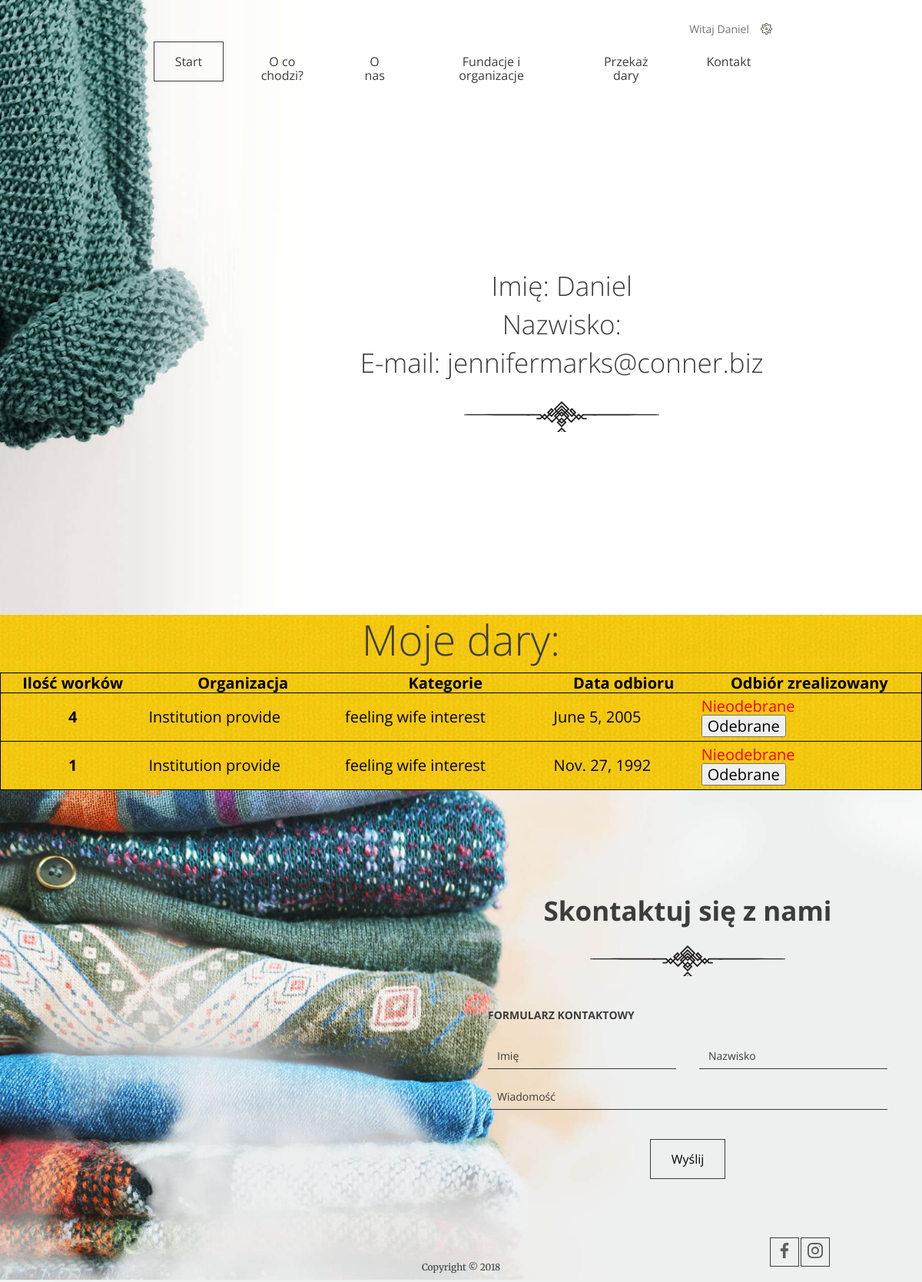
Page /user/7 on the committed database.
### charity/models.py (models this page shows)
class Donation(models.Model):
    class Meta:
        ordering = ["is_taken"]
    quantity = models.IntegerField()
    categories = models.ManyToManyField(Category)
    institution = models.ForeignKey(Institution, on_delete=models.DO_NOTHING)
    address = models.CharField(max_length=512)
    phone_number = models.IntegerField()
    city = models.CharField(max_length=64)
    zip_code = models.CharField(max_length=5)
    pick_up_date = models.DateField()
    pick_up_time = models.TimeField()
    pick_up_comment = models.TextField(null=True)
    user = models.ForeignKey(User, on_delete=models.DO_NOTHING, default=None, null=True)
    is_taken = models.BooleanField(default=False)

class Institution(models.Model):
    name = models.CharField(max_length=256)
    description = models.TextField()
    type = models.IntegerField(choices=INSTITUTION_TYPES, default=1)
    categories = models.ManyToManyField(Category)
    def __str__(self):
        return self.name

class Category(models.Model):
    name = models.CharField(max_length=64)
    def __str__(self):
        return self.name

### charity/views.py (the view, shortened to what this page needs)
# urls.py: path('user/<int:user_id>', UserProfileView.as_view()),
class UserProfileView(View):
    def get(self, request, user_id):
        user = User.objects.get(id=user_id)
        return render(request, 'user_profile.html', {"user": user})

### charity/templates/user_profile.html (shortened to what this page needs)
{% extends 'base.html' %}
{% block content %}
    <header class="header--form-page">
    {% include 'navigation.html' %}
    <div class="slogan container container--90">
        <div class="slogan--item">
          <h1>
              Imię: {{ user.first_name }}<br>
              Nazwisko: {{ user.last_name }}<br>
              E-mail: {{ user.email }}<br>
          </h1>
        </div>
      </div>
    </header>
    <section id="stats" class="stats">
        <div class="stats--item">
            <em>Moje dary:</em>
        </div><br>
    <table class="simple-table">
        <thead>
        <tr style="color: black;">
            <th>Ilość worków</th>
            <th>Organizacja</th>
            <th>Kategorie</th>
            <th>Data odbioru</th>
            <th>Odbiór zrealizowany</th>
        </tr>
        </thead>
        <tbody>
        {% for donations in user.donation_set.all %}
        <tr class="simple-table">
            <th>{{ donations.quantity }}</th>
            <td>{{ donations.institution }}</td>
            <td>{% for donation in donations.categories.all %}
                            {{ donation }}
                        {% endfor %}</td>
            <td>{{ donations.pick_up_date }}</td>
            {% if donations.is_taken is False %}
            <td id="donation-status" style="color: red;">
                Nieodebrane <form method="post">
                    <button type="submit" name="taken" value="{{ donations.id }}">
                    Odebrane</button></form>
            {% endif %}
        </tr>
        </tbody>
        {% endfor %}
    </table>
    </section>
{% endblock %}

### charity/templates/navigation.html (shortened to what this page needs)
      <nav class="container container--70">
          {% if user.is_authenticated %}
            <ul class="nav--actions">
                <li class="logged-user">
                    Witaj {{ user.first_name }}
                </li>
            </ul>
          {% else %}
        <ul class="nav--actions">
          <li><a href="/login" class="btn btn--small btn--without-border">Zaloguj</a></li>
          <li><a href="/register" class="btn btn--small btn--highlighted">Załóż konto</a></li>
        </ul>
          {% endif %}
        <ul>
          <li><a href="/" class="btn btn--without-border active">Start</a></li>
          <li><a href="/#steps" class="btn btn--without-border">O co chodzi?</a></li>
          <li><a href="/#about-us" class="btn btn--without-border">O nas</a></li>
          <li><a href="/#help" class="btn btn--without-border">Fundacje i organizacje</a></li>
          <li><a href="{% if user.is_authenticated %}/add-donation{% else %}/login{% endif %}" class="btn btn--without-border">Przekaż dary</a></li>
          <li><a href="/#contact" class="btn btn--without-border">Kontakt</a></li>
        </ul>
      </nav>

### rows in the picture
Donation: quantity "4", institution "Institution provide", pick_up_date "June 5, 2005", {{ donations.id }} 3 (drawn)
Category: name "feeling"
Category: name "wife"
Category: name "interest"
Donation: quantity "1", institution "Institution provide", pick_up_date "Nov. 27, 1992", {{ donations.id }} 29 (drawn)

### other values in the picture
{{ user.first_name }} "Daniel"
{{ user.email }} "jennifermarks@conner.biz"
